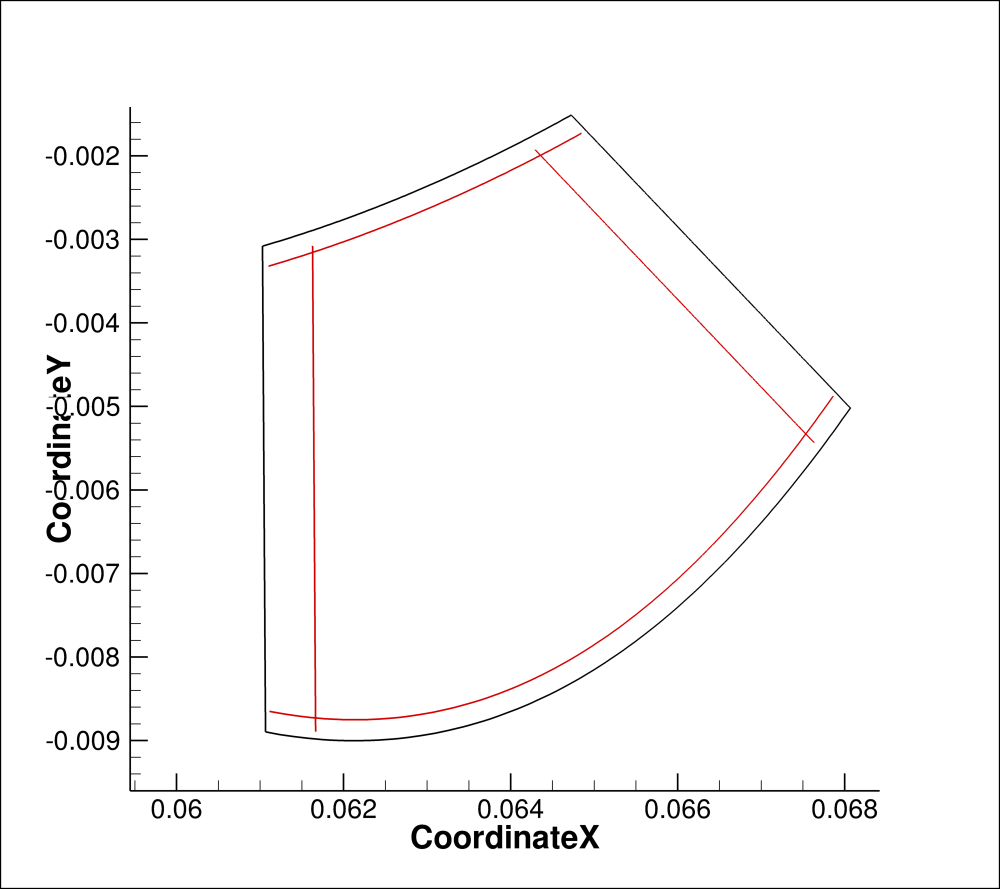
#> input picture tec/chambers/01.png, 2000 x 1778 px (shown at 1/2 size)
$ python trim.py
#> lines starting #> are read from the running program, lines starting #| are printed output that depends on the picture
import numpy as np
from PIL import Image

filenames = ["01.png", "02.png", "03.png"]
outnames = ["11.png", "12.png", "13.png"]

for i in range(len(filenames)):
	with Image.open(filenames[i]) as inp:
#> inp is the input picture: PIL image 2000x1778 RGB; mean R, G, B 249.4, 248.7, 248.7
		arr = np.array(inp)[200:-250,450:-250]
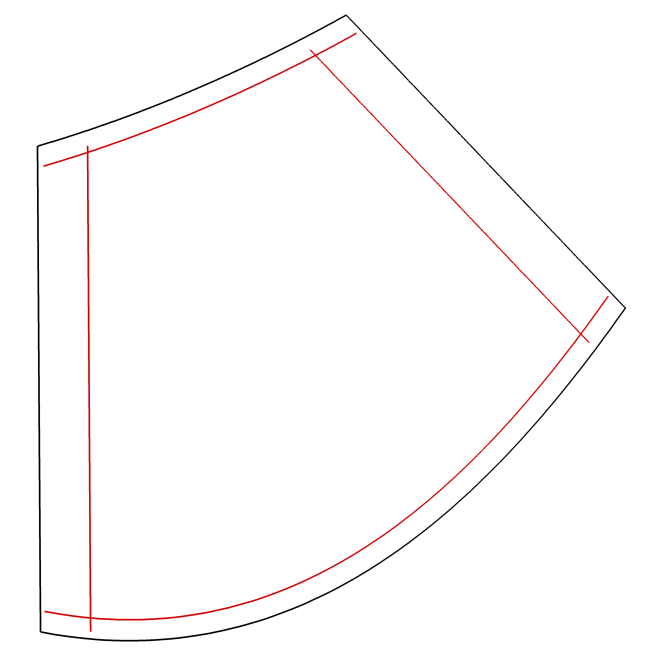
#> arr: shape (1328, 1300, 3) (shown at 1/2 size); mean R, G, B 253, 251.7, 251.7
		out = Image.fromarray(arr)
		out.save(outnames[i])
#> pass 2 of the loop `for i in range(len(filenames)):`:
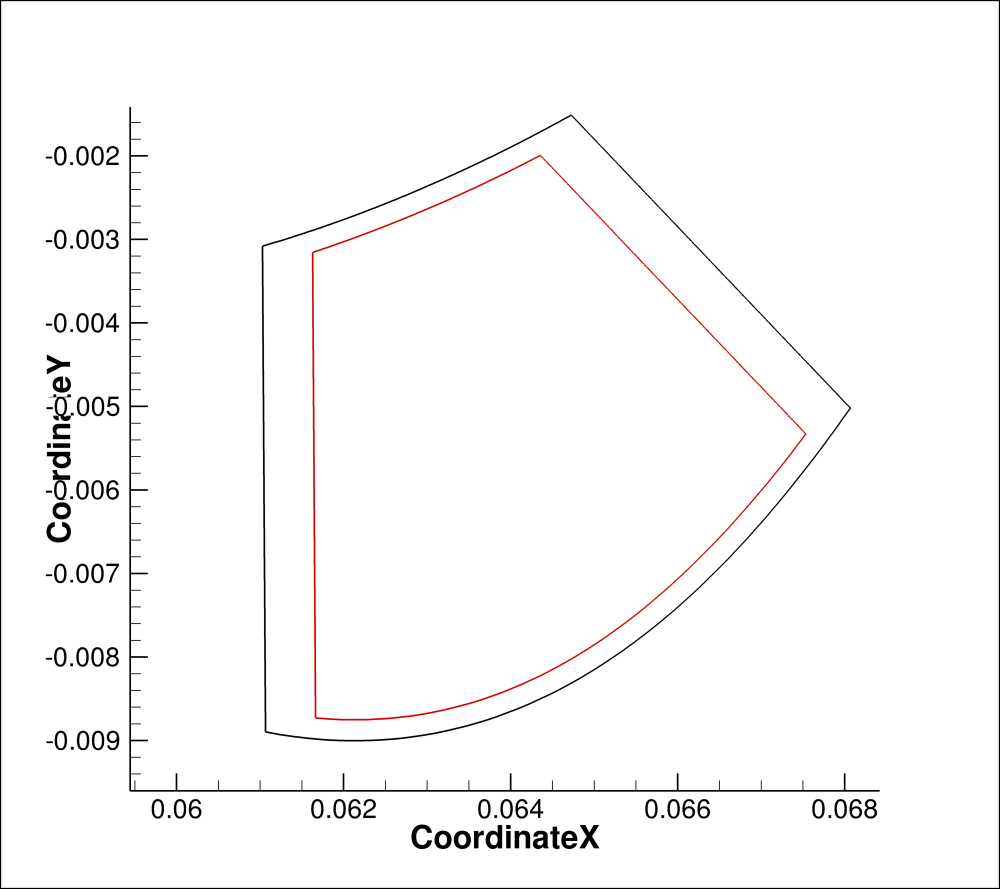
#> input picture tec/chambers/02.png, 2000 x 1778 px (shown at 1/2 size)
#> inp is the input picture: PIL image 2000x1778 RGB; mean R, G, B 249.4, 248.8, 248.8
#> `arr = np.array(inp)[200:-250,450:-250]`:
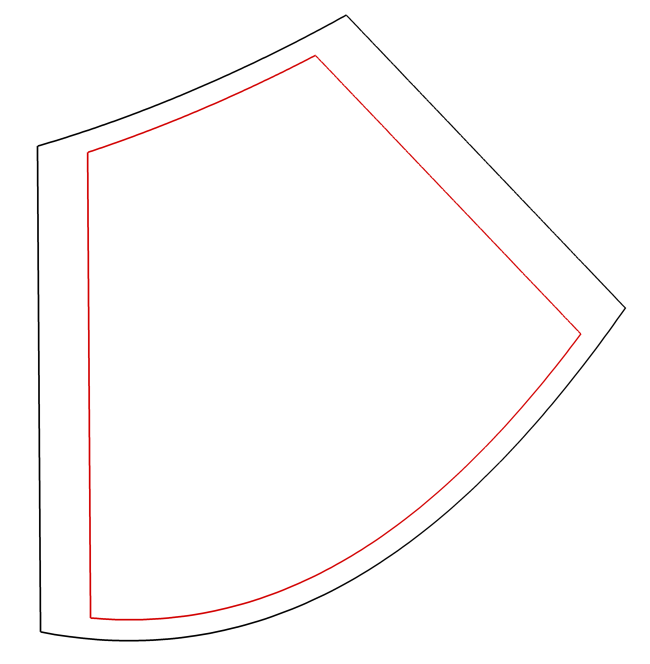
#> arr: shape (1328, 1300, 3) (shown at 1/2 size); mean R, G, B 253.1, 251.9, 251.9
#> pass 3 of the loop `for i in range(len(filenames)):`:
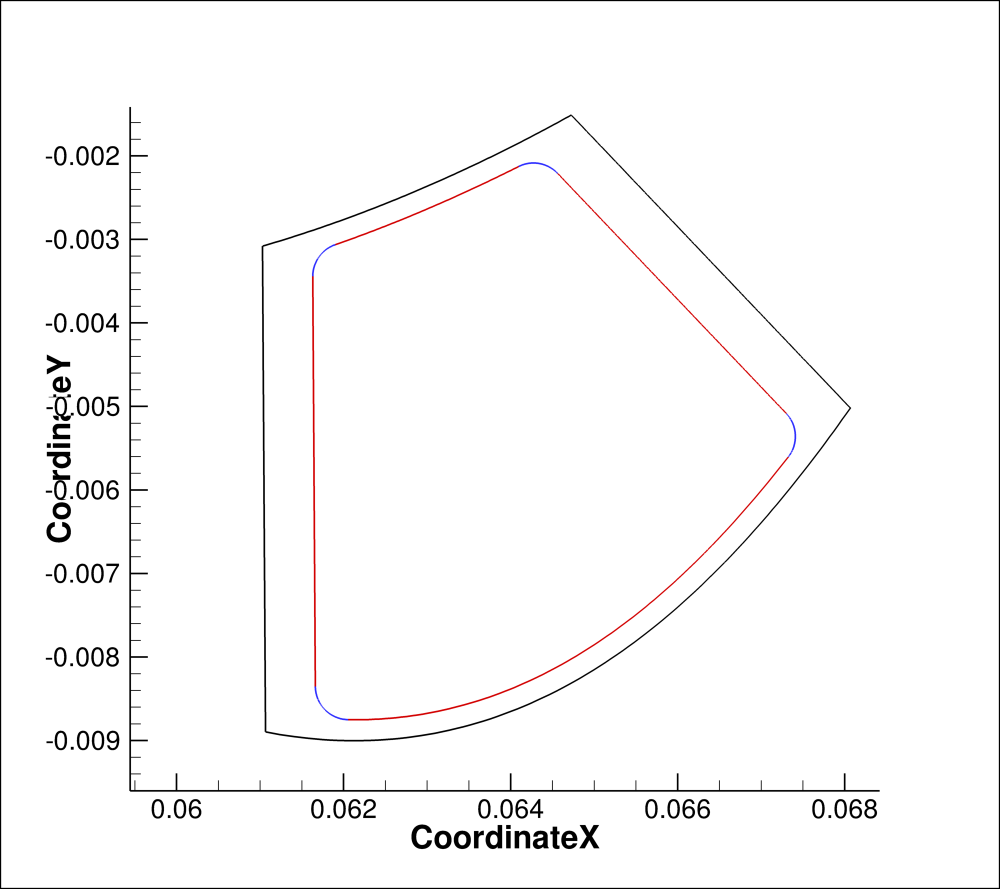
#> input picture tec/chambers/03.png, 2000 x 1778 px (shown at 1/2 size)
#> inp is the input picture: PIL image 2000x1778 RGB; mean R, G, B 249.3, 248.8, 248.9
#> `arr = np.array(inp)[200:-250,450:-250]`:
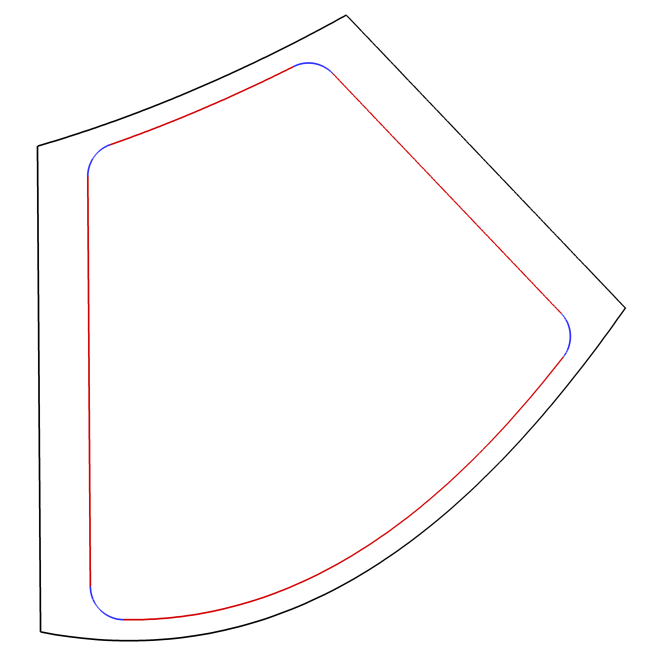
#> arr: shape (1328, 1300, 3) (shown at 1/2 size); mean R, G, B 253, 251.9, 252.1
